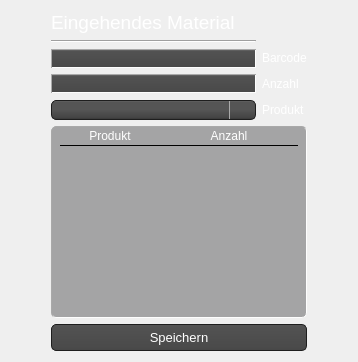
                <widget class="QWidget" name="tab_11">
                 <attribute name="title">
                  <string>Material einpflegen</string>
                 </attribute>
                 <layout class="QGridLayout" name="gridLayout_21">
                  <item row="0" column="0">
                   <layout class="QGridLayout" name="gridLayout_20">
                    <item row="3" column="3">
                     <widget class="QLabel" name="label_41">
                      <property name="text">
                       <string>&lt;html&gt;&lt;head/&gt;&lt;body&gt;&lt;p&gt;&lt;span style=&quot; color:#ffffff;&quot;&gt;Anzahl&lt;/span&gt;&lt;/p&gt;&lt;/body&gt;&lt;/html&gt;</string>
                      </property>
                     </widget>
                    </item>
                    <item row="4" column="3">
                     <widget class="QLabel" name="label_42">
                      <property name="text">
                       <string>&lt;html&gt;&lt;head/&gt;&lt;body&gt;&lt;p&gt;&lt;span style=&quot; color:#ffffff;&quot;&gt;Produkt&lt;/span&gt;&lt;/p&gt;&lt;/body&gt;&lt;/html&gt;</string>
                      </property>
                     </widget>
                    </item>
                    <item row="2" column="2">
                     <widget class="QLineEdit" name="admin_material_speichern_barcode">
                      <property name="styleSheet">
                       <string notr="true">QLineEdit{ background-color: QLinearGradient( x1: 0, y1: 0, x2: 0, y2: 1, stop: 0 #929394, stop: 0.1 #525252, stop: 0.5 #4e4e4e, stop: 0.9 #4a4a4a, stop: 1 #464646);
border: 1px inset darkgrey;
border-radius: 10px;
padding: 0 8px;
selection-background-color: darkgray;
font-size: 13px;
color: white;
}
QLineEdit:focus { background-color: QLinearGradient( x1: 0, y1: 0, x2: 0, y2: 1, stop: 0 #ffffff, stop: 0.1 #bababa, stop: 0.5 #919191, stop: 0.9 #7a7a7a, stop: 1 #5b5b5b);}
</string>
                      </property>
                     </widget>
                    </item>
                    <item row="3" column="2">
                     <widget class="QLineEdit" name="admin_material_speichern_anzahl">
                      <property name="styleSheet">
                       <string notr="true">QLineEdit{ background-color: QLinearGradient( x1: 0, y1: 0, x2: 0, y2: 1, stop: 0 #929394, stop: 0.1 #525252, stop: 0.5 #4e4e4e, stop: 0.9 #4a4a4a, stop: 1 #464646);
border: 1px inset darkgrey;
border-radius: 10px;
padding: 0 8px;
selection-background-color: darkgray;
font-size: 13px;
color: white;
}
QLineEdit:focus { background-color: QLinearGradient( x1: 0, y1: 0, x2: 0, y2: 1, stop: 0 #ffffff, stop: 0.1 #bababa, stop: 0.5 #919191, stop: 0.9 #7a7a7a, stop: 1 #5b5b5b);}
</string>
                      </property>
                     </widget>
                    </item>
                    <item row="5" column="0">
                     <spacer name="horizontalSpacer_18">
                      <property name="orientation">
                       <enum>Qt::Horizontal</enum>
                      </property>
                      <property name="sizeHint" stdset="0">
                       <size>
                        <width>40</width>
                        <height>20</height>
                       </size>
                      </property>
                     </spacer>
                    </item>
                    <item row="0" column="2">
                     <widget class="QLabel" name="label_43">
                      <property name="font">
                       <font>
                        <pointsize>14</pointsize>
                       </font>
                      </property>
                      <property name="text">
                       <string>&lt;html&gt;&lt;head/&gt;&lt;body&gt;&lt;p&gt;&lt;span style=&quot; color:#ffffff;&quot;&gt;Eingehendes Material&lt;/span&gt;&lt;/p&gt;&lt;/body&gt;&lt;/html&gt;</string>
                      </property>
                     </widget>
                    </item>
                    <item row="1" column="2">
                     <widget class="Line" name="line_5">
                      <property name="orientation">
                       <enum>Qt::Horizontal</enum>
                      </property>
                     </widget>
                    </item>
                    <item row="5" column="2" colspan="2">
                     <widget class="QTableWidget" name="admin_material_speichern_table">
                      <property name="styleSheet">
                       <string notr="true">QTableView {
border: 1px inset darkgrey;
border-radius: 5px;
padding: 0 8px;
font-size: 13px;
color: white;
gridline-color: rgb(164, 164, 165);
Background-color: rgb(164, 164, 165);

}
QHeaderView::section{

border-style: none;
Color: white;
gridline-color: rgb(164, 164, 165);
background-color: rgb(164, 164, 165);
border-bottom: 1px inset black;

}
QTableView::item{
border-bottom : 1px inset black;
gridline-color: rgb(164, 164, 165);
text-align: center;
}</string>
                      </property>
                      <attribute name="horizontalHeaderCascadingSectionResizes">
                       <bool>true</bool>
                      </attribute>
                      <attribute name="horizontalHeaderStretchLastSection">
                       <bool>true</bool>
                      </attribute>
                      <attribute name="verticalHeaderVisible">
                       <bool>false</bool>
                      </attribute>
                      <column>
                       <property name="text">
                        <string>Produkt</string>
                       </property>
                      </column>
                      <column>
                       <property name="text">
                        <string>Anzahl</string>
                       </property>
                      </column>
                     </widget>
                    </item>
                    <item row="6" column="2" colspan="2">
                     <widget class="QPushButton" name="admin_material_speichern_button">
                      <property name="styleSheet">
                       <string notr="true">QPushButton{
   background-color: QLinearGradient( x1: 0, y1: 0, x2: 0, y2: 1, stop: 0 #565656, stop: 0.1 #525252, stop: 0.5 #4e4e4e, stop: 0.9 #4a4a4a, stop: 1 #464646);
  	border-style: solid;
    border: 1px solid #1e1e1e;
    border-radius: 5;
    padding: 1px 0px 1px 20px;
    font: 13px;
    min-width: 10em;
    padding: 5px;
	color: white;
}
QPushButton:hover{
	background-color: QLinearGradient( x1: 0, y1: 0, x2: 0, y2: 1, stop: 0 #565656, stop: 0.1 #525252, stop: 0.5 #4e4e4e, stop: 0.9 #4a4a4a, stop: 1 #464646);
  	border-style: solid;
    border: 1px solid rgb(59, 204, 179);
    border-radius: 5;
    padding: 1px 0px 1px 20px;
    font: 13px;
    min-width: 10em;
    padding: 5px;
	color: white;
}
QPushButton:pressed {
background-color: rgb(130, 152, 152);
  	border-style: solid;
    border: 1px solid #1EFFFF;
    border-radius: 5;
    padding: 1px 0px 1px 20px;
    font: 13px;
    min-width: 10em;
    padding: 5px;
	color: white;

}</string>
                      </property>
                      <property name="text">
                       <string>Speichern</string>
                      </property>
                     </widget>
                    </item>
                    <item row="4" column="2">
                     <widget class="QComboBox" name="admin_material_speichern_combo">
                      <property name="styleSheet">
                       <string notr="true">QComboBox
{
    subcontrol-origin: padding;
    subcontrol-position: top right;
    selection-background-color: #111;
    selection-color: white;

    background-color: #464646;
    border-style: solid;
    border: 1px solid #1e1e1e;
    border-radius: 5;
    padding: 1px 0px 1px 20px;
}


QComboBox:hover, QPushButton:hover
{
    border: 1px solid teal;

}

QComboBox:editable {
    background: red;
    color: white;
}

QComboBox:on
{
    padding-top: 0px;
    padding-left: 0px;

    background-color: QLinearGradient( x1: 0, y1: 0, x2: 0, y2: 1, stop: 0 #2d2d2d, stop: 0.1 #2b2b2b, stop: 0.5 #292929, stop: 0.9 #282828, stop: 1 #252525);
    selection-background-color: rgb(67, 131, 202);
}

QComboBox:!on
{

    background-color: QLinearGradient( x1: 0, y1: 0, x2: 0, y2: 1, stop: 0 #666, stop: 0.1 #555, stop: 0.5 #555, stop: 0.9 #444, stop: 1 #333);
}

QComboBox QAbstractItemView
{
    border: 2px solid darkgray;
    color: black;
    selection-background-color: QLinearGradient( x1: 0, y1: 0, x2: 0, y2: 1, stop: 0 #111, stop: 1 #333);
}

QComboBox::drop-down
{
     subcontrol-origin: padding;
     subcontrol-position: top right;
     width: 15px;

     border-left-width: 1px;
     border-left-color: darkgray;
     border-left-style: solid; /* just a single line */
     border-top-right-radius: 3px; /* same radius as the QComboBox */
     border-bottom-right-radius: 3px;
     padding-left: 10px;
 }


</string>
                      </property>
                     </widget>
                    </item>
                    <item row="2" column="3">
                     <widget class="QLabel" name="label_37">
                      <property name="text">
                       <string>&lt;html&gt;&lt;head/&gt;&lt;body&gt;&lt;p&gt;&lt;span style=&quot; color:#ffffff;&quot;&gt;Barcode&lt;/span&gt;&lt;/p&gt;&lt;/body&gt;&lt;/html&gt;</string>
                      </property>
                     </widget>
                    </item>
                    <item row="3" column="4">
                     <spacer name="horizontalSpacer_17">
                      <property name="orientation">
                       <enum>Qt::Horizontal</enum>
                      </property>
                      <property name="sizeHint" stdset="0">
                       <size>
                        <width>40</width>
                        <height>20</height>
                       </size>
                      </property>
                     </spacer>
                    </item>
                   </layout>
                  </item>
                 </layout>
                </widget>
